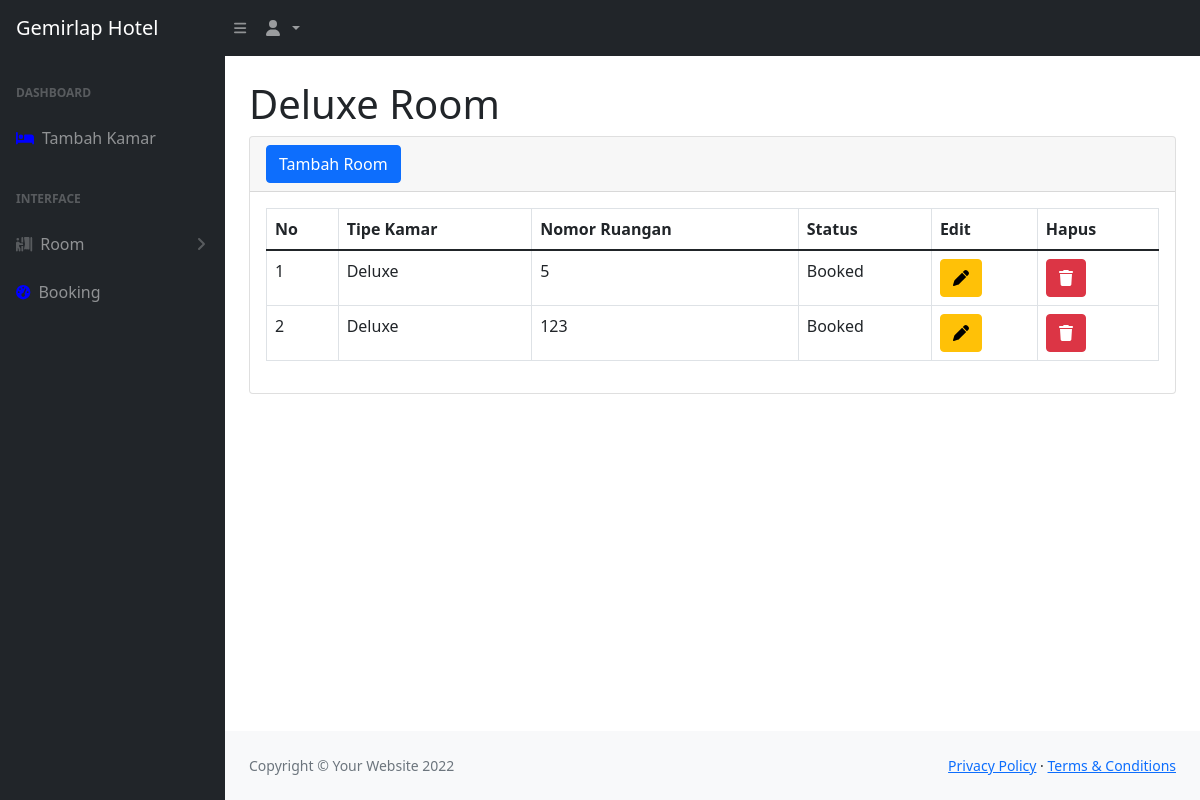
Page /adminDakon/room/Deluxe on the committed database.
### tables this page shows
CREATE TABLE `ruangan` (
  `id` int(11) NOT NULL,
  `id_tipe_kamar` int(128) NOT NULL,
  `nomor_ruangan` int(255) NOT NULL,
  `status` varchar(128) NOT NULL
);

CREATE TABLE `tipe_kamar` (
  `id` int(11) NOT NULL,
  `nama_kamar` varchar(128) NOT NULL,
  `fasilitas_kamar` text NOT NULL,
  `tipe_harga` int(255) NOT NULL,
  `img` varchar(255) NOT NULL,
  `tanggal_update` date NOT NULL
);

### application/controllers/adminDakon.php (called while the page is built, shortened)
<?php
class adminDakon extends CI_Controller
{
	public function __construct()
	{
		$this->load->library('form_validation');
	}
	public function room($kamar)
	{
		$data['user_pengguna'] = $this->db->get_where('user_pengguna', ['email' => $this->session->userdata('email')])->row_array();
		$this->load->model('adminDa');
		$data['tipeKamar'] = $this->adminDa->tipeKamar()->result_array();
		$data['tipekamar'] = $this->adminDa->tipeKamar()->row_array();
		$id_tipe_kamar=$this->db->get_where('tipe_kamar',['nama_kamar'=>$kamar])->row_array();
		$data['kamar'] = $this->adminDa->get_kamar($id_tipe_kamar['id'])->result_array();
		$data['tipe'] = $kamar;
		$this->load->model('Join');
		$data['list_kamar'] = $this->Join->ruanganId($kamar)->result_array();
		$data['title'] = 'Room';
		$this->load->view('dashboard/atas',  $data);
		$this->load->view('dashboard/tengah',  $data);
		$this->load->view('dashboard/roomadmin',  $data);
		$this->load->view('dashboard/bawah',  $data);
	}
}

### index.php (called while the page is built, shortened)
<?php
require_once BASEPATH.'core/CodeIgniter.php';

### application/models/join.php (called while the page is built, shortened)
<?php
class Join extends CI_Model
{
    public function ruanganId($ruangan)
    {
       $this->db->select("*");
       $this->db->from('ruangan');
       $this->db->join('tipe_kamar', 'tipe_kamar.id = ruangan.id_tipe_kamar');
       $this->db->where('tipe_kamar.nama_kamar',$ruangan);
       return $this->db->get();
    }
}

### application/views/dashboard/roomadmin.php (the view, shortened to what this page needs)
<div id="layoutSidenav_content">
    <main>
        <div class="container-fluid px-4">
            <h1 class="mt-4"><?= $tipe ?> Room</h1>
            <div class="card">
                <h5 class="card-header">
                    <button type="button" class="btn btn-primary" data-bs-toggle="modal" data-bs-target="#tambahroom">
                        Tambah Room
                    </button>
                </h5>
                <div class="card-body">
                    <table class="table table-bordered">
                        <thead>
                            <tr>
                                <th scope="col">No</th>
                                <th scope="col">Tipe Kamar</th>
                                <th scope="col">Nomor Ruangan</th>
                                <th scope="col">Status</th>
                                <th scope="col">Edit</th>
                                <th scope="col">Hapus</th>
                            </tr>
                        </thead>
                        <tbody>
                            <?php
                            $no = 1;
                            foreach ($list_kamar as $lk) : ?>
                                <tr>
                                    <td><?= $no++ ?></td>
                                    <td><?= $lk['nama_kamar'] ?></td>
                                    <td><?= $lk['nomor_ruangan'] ?></td>
                                    <td><?= $lk['status'] ?></td>
                                    <td>
                                        <button type="button" class="btn btn-warning" data-bs-toggle="modal" data-bs-target="#editroom<?= $lk['id'] ?>">
                                            <i class="fa-solid fa-pen"></i>
                                        </button>
                                    </td>
                                    <td>
                                        <a href="<?= base_url('adminDakon/fungsi_deleteRoom/' . $lk['id']) ?>">
                                            <button type="submit" class="btn btn-danger" onclick="return confirm('Apakah anda yakin ingin menghapus ?')"><i class="fa-solid fa-trash"></i></i></button>
                                        </a>
                                    </td>
                                </tr>
                            <?php endforeach ?>
                        </tbody>
                    </table>
                </div>
            </div>
        </div>
    </main>

### rows in the picture
ruangan: id_tipe_kamar.nama_kamar "Deluxe", nomor_ruangan "5", status "Booked"
ruangan: id_tipe_kamar.nama_kamar "Deluxe", nomor_ruangan "123", status "Booked"

### other values in the picture
$tipe "Deluxe"
